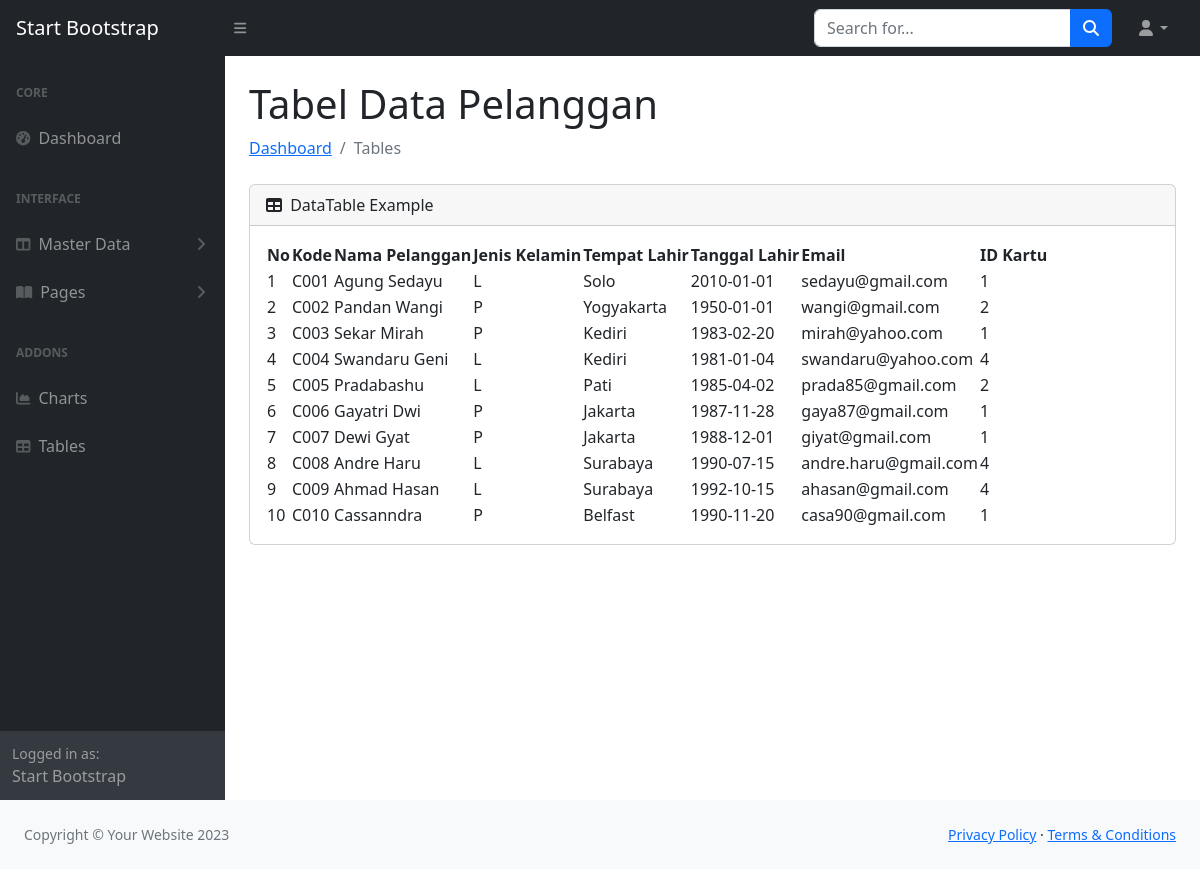
Screenshot of /admin/index.php?url=customer with the database file from the repository.
### tables this page shows
CREATE TABLE `pelanggan` (
  `id` int(11) NOT NULL,
  `kode` varchar(10) DEFAULT NULL,
  `nama` varchar(45) DEFAULT NULL,
  `jk` char(1) DEFAULT NULL,
  `tmp_lahir` varchar(30) DEFAULT NULL,
  `tgl_lahir` date DEFAULT NULL,
  `email` varchar(45) DEFAULT NULL,
  `kartu_id` int(11) NOT NULL
);

### admin/models/pelanggan.php (called while the page is built)
<?php
class Pelanggan{
    private $koneksi;
    public function __construct(){
        global $dbh;
        $this->koneksi = $dbh;
    }
    public function dataPelanggan(){
        $sql = "SELECT pelanggan.*, kartu.nama as Kategori FROM pelanggan INNER JOIN
        kartu ON kartu.id = pelanggan.kartu_id";
        $ps = $this->koneksi->prepare($sql);
        $ps->execute();
        $rs = $ps->fetchAll();
        return $rs;
    }
}
?>

### admin/customer.php (the view, shortened to what this page needs)
<?php
    include_once 'top.php';
    include_once 'menu.php';
$model = new Pelanggan();
$data_pelanggan = $model->dataPelanggan();
?>
                        <h1 class="mt-4">Tabel Data Pelanggan</h1>
                        <ol class="breadcrumb mb-4">
                            <li class="breadcrumb-item"><a href="index.html">Dashboard</a></li>
                            <li class="breadcrumb-item active">Tables</li>
                        </ol>
                        <div class="card mb-4">
                            <div class="card-header">
                                <i class="fas fa-table me-1"></i>
                                DataTable Example
                            </div>
                            <div class="card-body">
                                <table id="datatablesSimple">
                                <thead>
                                        <tr>
                                            <th>No</th>
                                            <th>Kode</th>
                                            <th>Nama Pelanggan</th>
                                            <th>Jenis Kelamin</th>
                                            <th>Tempat Lahir</th>
                                            <th>Tanggal Lahir</th>
                                            <th>Email</th>
                                            <th>ID Kartu</th>
                                        </tr>
                                    </thead>
                                    <tbody>
                                        <?php
                                        $no = 1;
                                        foreach($data_pelanggan as $row){
                                        ?>
                                        <tr>
                                            <td><?= $no ?></td>
                                            <td><?= $row['kode']?></td>
                                            <td><?= $row['nama']?></td>
                                            <td><?= $row['jk']?></td>
                                            <td><?= $row['tmp_lahir']?></td>
                                            <td><?= $row['tgl_lahir']?></td>
                                            <td><?= $row['email']?></td>
                                            <td><?= $row['kartu_id']?></td>
                                        </tr>
                                        <?php
                                        $no++;
                                        }
                                        ?>
                                    </tbody>
                                </table>
                            </div>
</div>
</div>

### rows the page displays
pelanggan: kode "C001", nama "Agung Sedayu", jk "L", tmp_lahir "Solo", tgl_lahir "2010-01-01", email "sedayu@gmail.com", kartu "1"
pelanggan: kode "C002", nama "Pandan Wangi", jk "P", tmp_lahir "Yogyakarta", tgl_lahir "1950-01-01", email "wangi@gmail.com", kartu "2"
pelanggan: kode "C003", nama "Sekar Mirah", jk "P", tmp_lahir "Kediri", tgl_lahir "1983-02-20", email "mirah@yahoo.com", kartu "1"
pelanggan: kode "C004", nama "Swandaru Geni", jk "L", tmp_lahir "Kediri", tgl_lahir "1981-01-04", email "swandaru@yahoo.com", kartu "4"
pelanggan: kode "C005", nama "Pradabashu", jk "L", tmp_lahir "Pati", tgl_lahir "1985-04-02", email "prada85@gmail.com", kartu "2"
pelanggan: kode "C006", nama "Gayatri Dwi", jk "P", tmp_lahir "Jakarta", tgl_lahir "1987-11-28", email "gaya87@gmail.com", kartu "1"
pelanggan: kode "C007", nama "Dewi Gyat", jk "P", tmp_lahir "Jakarta", tgl_lahir "1988-12-01", email "giyat@gmail.com", kartu "1"
pelanggan: kode "C008", nama "Andre Haru", jk "L", tmp_lahir "Surabaya", tgl_lahir "1990-07-15", email "andre.haru@gmail.com", kartu "4"
pelanggan: kode "C009", nama "Ahmad Hasan", jk "L", tmp_lahir "Surabaya", tgl_lahir "1992-10-15", email "ahasan@gmail.com", kartu "4"
pelanggan: kode "C010", nama "Cassanndra", jk "P", tmp_lahir "Belfast", tgl_lahir "1990-11-20", email "casa90@gmail.com", kartu "1"
